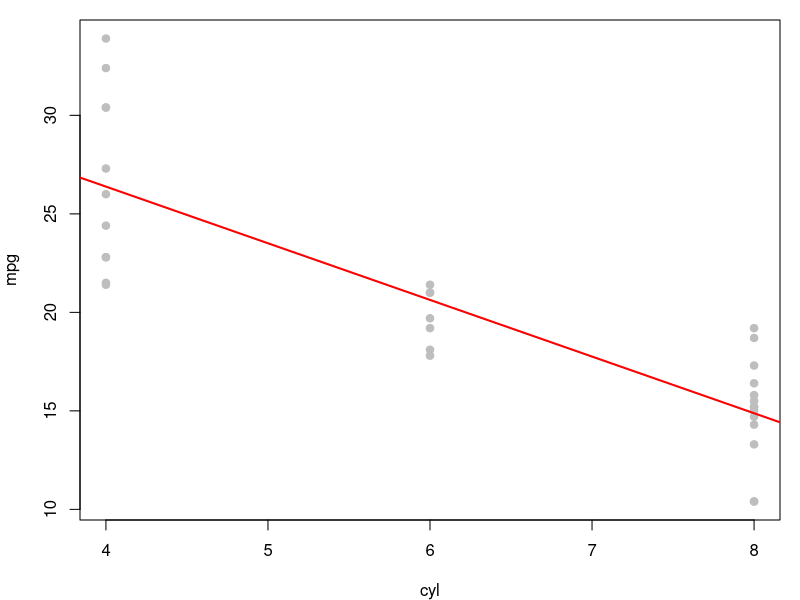

Recreate this plot in R.
## ---- chunk 1
options(digits = 4)
# fit <- lm(regFormula(), data = mtcars)
fit <- lm(mpg ~ cyl, data = mtcars)
b   <- coef(fit)
summary(fit)
## ---- chunk 2
par(mar = c(4, 4, 1, 1))
# plot(regFormula(), data = mtcars, pch = 19, col = 'gray')
plot(mpg ~ cyl, data = mtcars, pch = 19, col = 'gray')
abline(fit, col = 'red', lwd = 2)
